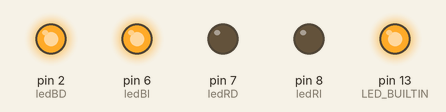
Simulated run of this sketch. Board: Arduino Uno, built with avr-gcc and run on an emulated ATmega328P. Parts: output pins drawn as LEDs (lit = HIGH).

Above: at 0.2 s.
At 1.0 s:
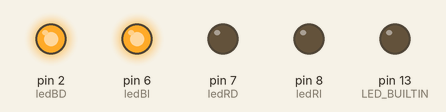
At 6.7 s:
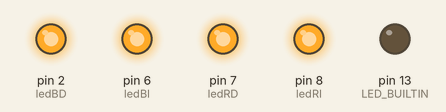
At 12.0 s:
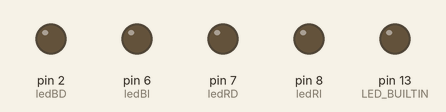
At 13.2 s:
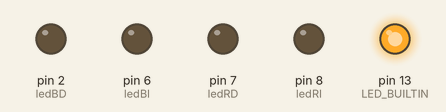
Timing chart, 0 to 16.9 s (numbered marks = the images above):
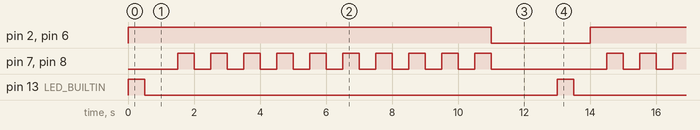

The sketch:

balizas.ino
```cpp
int ledBD = 2;
int ledBI = 6;
int ledRD = 7;
int ledRI = 8;

void setup() {
  pinMode(LED_BUILTIN, OUTPUT);
  pinMode(ledBD, OUTPUT);
  pinMode(ledBI, OUTPUT);
  pinMode(ledRD, OUTPUT);
  pinMode(ledRI, OUTPUT);

  digitalWrite(ledBD, HIGH);
  digitalWrite(ledBI, HIGH);
  digitalWrite(ledRD, LOW);
  digitalWrite(ledRI, LOW);
}

void loop() {
  digitalWrite(LED_BUILTIN, HIGH);
  delay(500);
  digitalWrite(LED_BUILTIN, LOW);
  delay(500);

  //Blancas Fijas
  digitalWrite(ledBD, HIGH);
  digitalWrite(ledBI, HIGH);
  //Rojas parpadean
  for(int j = 0; j < 10; j++){
  digitalWrite(ledRD, LOW);
  digitalWrite(ledRI, LOW);
  delay(500);
  digitalWrite(ledRD, HIGH);
  digitalWrite(ledRI, HIGH);
  delay(500);
  }
  digitalWrite(ledBD, LOW);
  digitalWrite(ledBI, LOW);
  digitalWrite(ledRD, LOW);
  digitalWrite(ledRI, LOW);
  delay(2000);
}
```

Measured:
- by itself, pin 2 (ledBD), pin 6 (ledBI): alternates HIGH for 10.0 s and LOW for 3.0 s
- by itself, pin 7 (ledRD), pin 8 (ledRI): repeats every 13.0 s: 9 × (LOW 0.50 s, HIGH 0.50 s), LOW 3.5 s, HIGH 0.50 s
- by itself, pin 13 (LED_BUILTIN): alternates HIGH for 0.50 s and LOW for 12.5 s
